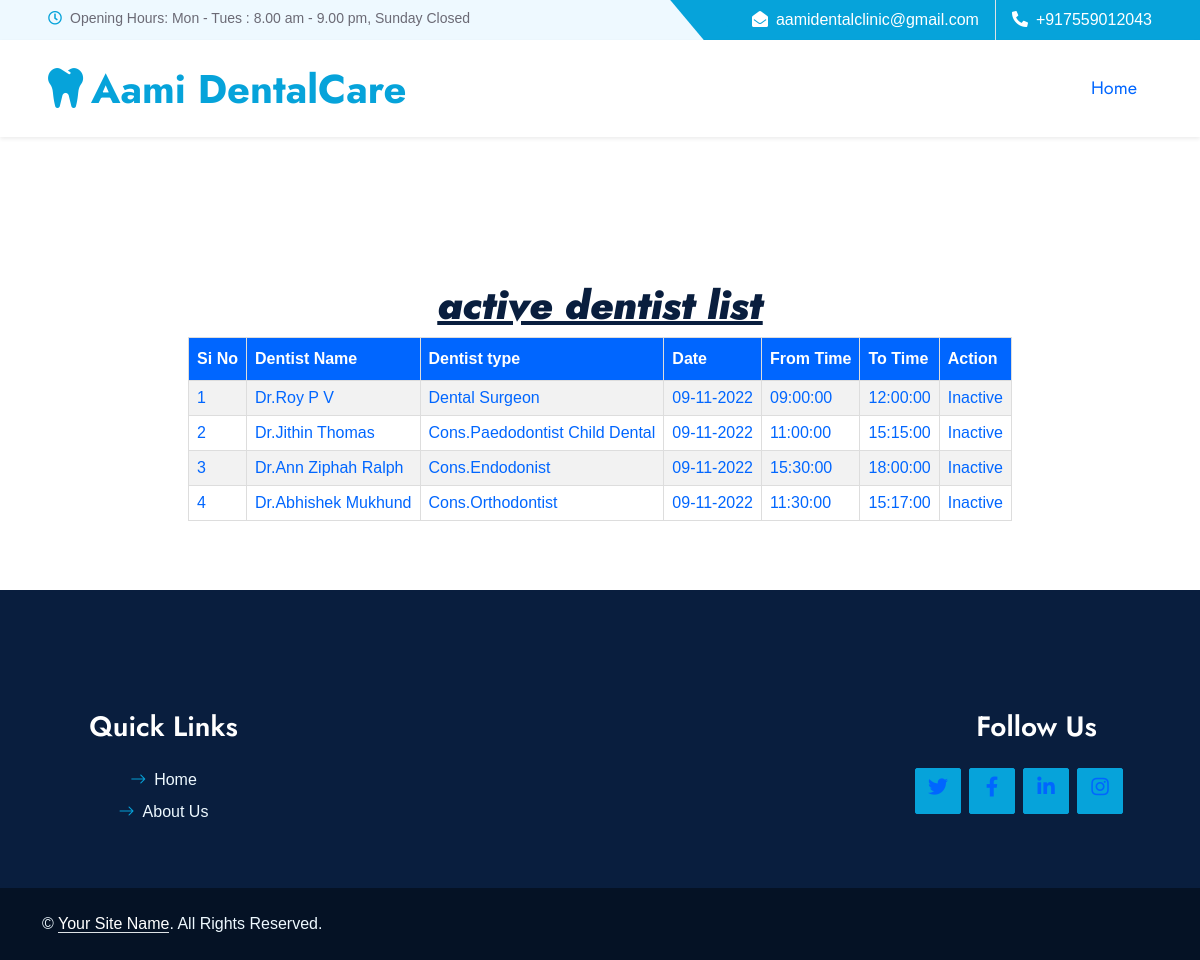
/PROJECT/Admin/ActiveDentistList.php, run on the app's committed database.
### tables this page shows
CREATE TABLE `tbl_schedule` (
  `schedule_id` int(11) NOT NULL,
  `schedule_date` date NOT NULL DEFAULT current_timestamp(),
  `from_time` time NOT NULL DEFAULT current_timestamp(),
  `to_time` time NOT NULL DEFAULT current_timestamp(),
  `dentist_id` int(11) NOT NULL,
  `schedule_status` int(11) NOT NULL DEFAULT 1
);

CREATE TABLE `tbl_dentist` (
  `dentist_id` int(11) NOT NULL,
  `dentist_name` varchar(50) NOT NULL,
  `dentist_gender` varchar(10) NOT NULL,
  `dentist_contact` varchar(20) NOT NULL,
  `dentist_email` varchar(50) NOT NULL,
  `place_id` int(11) NOT NULL,
  `dentist_password` varchar(100) NOT NULL,
  `dentist_address` varchar(200) NOT NULL,
  `dentisttype_id` int(11) NOT NULL,
  `dentist_photo` varchar(100) NOT NULL,
  `dentist_proof` varchar(100) NOT NULL
);

CREATE TABLE `tbl_dentisttype` (
  `dentisttype_id` int(11) NOT NULL,
  `dentisttype_name` varchar(30) NOT NULL
);

### PROJECT/Admin/ActiveDentistList.php (the view, shortened to what this page needs)
<html>
<head>
</head>
<div id="tab" align="center">
<body>
<?php
include("Head.php");
?>
<center><i><h1><b><u>active dentist list</u></b></h1></i>
</body>
</html>
<?php
include("../Assets/Connection/Connection.php");
?>
 <?php
 $selqry="select * from  tbl_schedule u inner join tbl_dentist p on u.dentist_id=p.dentist_id inner join tbl_dentisttype x on p.dentisttype_id=x.dentisttype_id where u.schedule_status='1'";
  $rows=$con->query($selqry);
  if($rows->num_rows>0)
		$i=0;
?>
<table border="1" cellpadding="10" align="center">
    <tr>
      <th>Si No</th>
 <th>Dentist Name</th>
  <th>Dentist type</th>
       <th>Date</th>
        <th>From Time</th>
         <th>To Time</th>
         <th>Action</th>
    </tr>
 <?php
	while($result=$rows->fetch_assoc())
	{
		$i++;
		?>
        <tr>
        <td><?php  echo $i;?></td>
         <td><?php echo $result["dentist_name"];?></td>
      <td><?php echo $result["dentisttype_name"];?></td>
       <?php $original_date =$result["schedule_date"];
		 $timestamp = strtotime($original_date);
		$new_date = date("d-m-Y", $timestamp);
		 ?>
         <td><?php echo $new_date;?></td>
          <td><?php echo $result["from_time"];?></td>
           <td><?php echo $result["to_time"];?></td>
        <td><a href="ActiveDentistList.php?upp=<?php echo $result["schedule_id"]?>">Inactive</a></td> </tr>
<?php
	}
?>
 </table>
<?php
include("Foot.php");
?>

### PROJECT/Admin/form.css (style rules this page uses)
#tab { font-family: "Trebuchet MS", Arial, Helvetica, sans-serif; border-collapse: collapse; width: 100%; }
#tab td, #tab th { border: 1px solid #ddd; padding: 8px; color: #06F; }
#tab a { color:#06F; }
#tab tr:nth-child(even) { background-color: #f2f2f2; }
#tab th { padding-top: 12px; padding-bottom: 12px; text-align: left; background-color: #06F; color: white; }

### PROJECT/Assets/Template/Main/css/style.css (style rules this page uses)
:root { --primary: #06A3DA; --secondary: #F57E57; --light: #EEF9FF; --dark: #091E3E; }
h1, h2, .font-weight-bold { font-weight: 700 !important; }

### data on the page
tbl_schedule: dentist.dentist_name "Dr.Roy P V", tbl_dentisttype.dentisttype_name "Dental Surgeon", schedule_date "09-11-2022", from_time "09:00:00", to_time "12:00:00"
tbl_schedule: dentist.dentist_name "Dr.Jithin Thomas", tbl_dentisttype.dentisttype_name "Cons.Paedodontist Child Dental", schedule_date "09-11-2022", from_time "11:00:00", to_time "15:15:00"
tbl_schedule: dentist.dentist_name "Dr.Ann Ziphah Ralph", tbl_dentisttype.dentisttype_name "Cons.Endodonist", schedule_date "09-11-2022", from_time "15:30:00", to_time "18:00:00"
tbl_schedule: dentist.dentist_name "Dr.Abhishek Mukhund", tbl_dentisttype.dentisttype_name "Cons.Orthodontist", schedule_date "09-11-2022", from_time "11:30:00", to_time "15:17:00"
